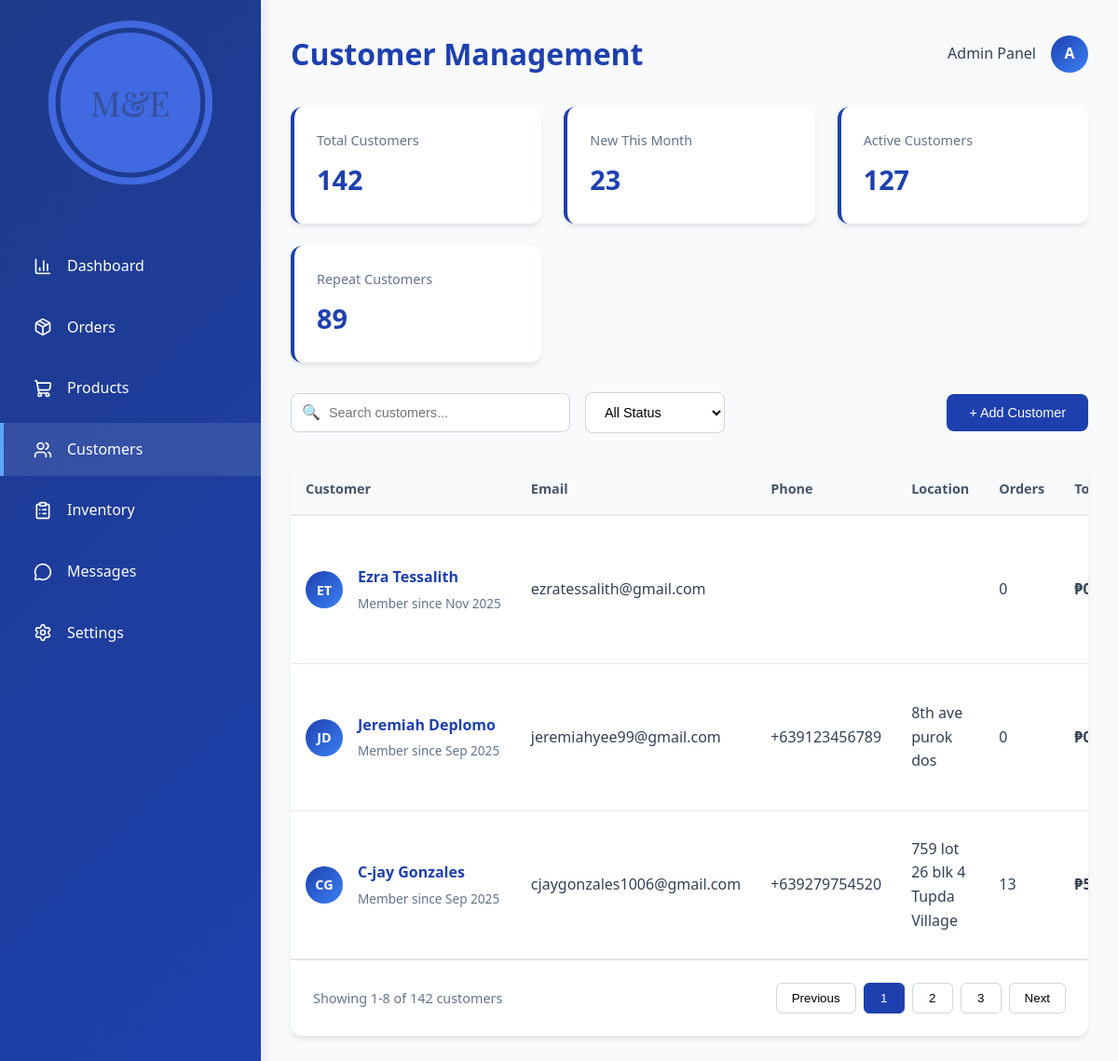
The app's page /test-files/index.php with its own data.
### tables this page shows
CREATE TABLE `users` (
  `user_id` int(11) NOT NULL,
  `username` varchar(50) DEFAULT NULL,
  `email` varchar(100) NOT NULL,
  `password` varchar(255) DEFAULT NULL,
  `first_name` varchar(50) NOT NULL,
  `middle_name` varchar(50) NOT NULL,
  `last_name` varchar(50) NOT NULL,
  `gender` varchar(20) NOT NULL DEFAULT 'Prefer not to say',
  `date_of_birth` date DEFAULT NULL,
  `is_verified` tinyint(1) NOT NULL DEFAULT 0,
  `contact_number` varchar(15) NOT NULL,
  `address` text NOT NULL,
  `created_at` datetime NOT NULL DEFAULT current_timestamp(),
  `updated_at` timestamp NOT NULL DEFAULT current_timestamp() ON UPDATE current_timestamp(),
  `isActive` tinyint(1) NOT NULL,
  `verification_token` varchar(64) NOT NULL,
  `token_created_at` datetime NOT NULL DEFAULT current_timestamp(),
  `profile_image` varchar(255) DEFAULT NULL,
  `province_id` int(11) DEFAULT NULL,
  `city_id` int(11) DEFAULT NULL,
  `barangay_id` int(11) DEFAULT NULL,
  `reset_token` varchar(64) DEFAULT NULL,
  `forgot_token_expires` datetime DEFAULT NULL
);

### test-files/index.php (the view, shortened to what this page needs)
<?php
$pdo = connect();
$sql = "
  SELECT u.user_id, u.first_name, u.last_name, u.email, u.contact_number, u.address, u.created_at,
         COUNT(o.order_id) AS total_orders,
         COALESCE(SUM(o.final_amount), 0) AS total_spent
  FROM users u
  LEFT JOIN orders o ON u.user_id = o.user_id
  GROUP BY u.user_id
  ORDER BY u.created_at DESC
  LIMIT 20
";
$stmt = $pdo->query($sql);
$customers = $stmt->fetchAll(PDO::FETCH_ASSOC);
?>
<!DOCTYPE html>
<html lang="en">
<head>
</head>
<body>
    <div class="dashboard">
        <nav class="sidebar">
            <div class="logo">
                <img src="../assets/images/logo/ME logo.png" alt="">
            </div>
            <ul class="nav-menu">
                <li class="nav-item">
                    <a href="../index.php" class="nav-link">
                        <i data-lucide="bar-chart-3"></i> Dashboard
                    </a>
                </li>
                <li class="nav-item">
                    <a href="../orders/index.php" class="nav-link">
                        <i data-lucide="package"></i> Orders
                    </a>
                </li>
                <li class="nav-item">
                    <a href="../products/index.php" class="nav-link">
                        <i data-lucide="shopping-cart"></i> Products
                    </a>
                </li>
                <li class="nav-item">
                    <a href="index.php" class="nav-link active">
                        <i data-lucide="users"></i> Customers
                    </a>
                </li>
                <li class="nav-item">
                    <a href="../inventory/index.php" class="nav-link">
                        <i data-lucide="clipboard-list"></i> Inventory
                    </a>
                </li>
                <li class="nav-item">
                    <a href="../requests/index.php" class="nav-link">
                        <i data-lucide="message-circle"></i> Messages
                    </a>
                </li>
                <li class="nav-item">
                    <a href="../settings/index.php" class="nav-link">
                        <i data-lucide="settings"></i> Settings
                    </a>
                </li>
            </ul>
        </nav>
        <main class="main-content">
            <div class="header">
                <h2>Customer Management</h2>
                <div class="user-info">
                    <span>Admin Panel</span>
                    <div class="avatar">A</div>
                </div>
            </div>
            <div class="stats-grid">
                <div class="stat-card">
                    <div class="stat-title">Total Customers</div>
                    <div class="stat-value">142</div>
                </div>
                <div class="stat-card">
                    <div class="stat-title">New This Month</div>
                    <div class="stat-value">23</div>
                </div>
                <div class="stat-card">
                    <div class="stat-title">Active Customers</div>
                    <div class="stat-value">127</div>
                </div>
                <div class="stat-card">
                    <div class="stat-title">Repeat Customers</div>
                    <div class="stat-value">89</div>
                </div>
            </div>
            <div class="customer-controls">
                <div class="search-filter">
                    <div class="search-box">
                        <input type="text" placeholder="Search customers..." id="searchInput">
                    </div>
                    <select class="filter-select" id="statusFilter">
                        <option value="">All Status</option>
                    </select>
                </div>
                <button class="add-customer-btn" onclick="showAddCustomerModal()">+ Add Customer</button>
            </div>
            <div class="customers-section">
                <div class="table-container">
                    <table class="customers-table">
                        <thead>
                            <tr>
                                <th>Customer</th>
                                <th>Email</th>
                                <th>Phone</th>
                                <th>Location</th>
                                <th>Orders</th>
                                <th>Total Spent</th>
                            </tr>
                        </thead>
                        <tbody>
                  <?php foreach ($customers as $c): ?>
                    <tr>
                      <td>
                        <div class="customer-info">
                          <div class="customer-avatar">
                            <?= strtoupper(substr($c['first_name'],0,1) . substr($c['last_name'],0,1)) ?>
                          </div>
                          <div class="customer-details">
                            <h4><?= htmlspecialchars($c['first_name'] . " " . $c['last_name']) ?></h4>
                            <p>Member since <?= date("M Y", strtotime($c['created_at'])) ?></p>
                          </div>
                        </div>
                      </td>
                      <td><?= htmlspecialchars($c['email']) ?></td>
                      <td><?= htmlspecialchars($c['contact_number']) ?></td>
                      <td><?= htmlspecialchars($c['address']) ?></td>
                      <td><?= $c['total_orders'] ?></td>
                      <td><strong>₱<?= number_format($c['total_spent'], 2) ?></strong></td>
                    </tr>
                  <?php endforeach; ?>
                  </tbody>
                    </table>
                </div>
                <div class="pagination">
                    <div class="pagination-info">
                        Showing 1-8 of 142 customers
                    </div>
                    <div class="pagination-controls">
                        <button class="page-btn">Previous</button>
                        <button class="page-btn active">1</button>
                        <button class="page-btn">2</button>
                        <button class="page-btn">3</button>
                        <button class="page-btn">Next</button>
                    </div>
                </div>
            </div>
        </main>
    </div>
</body>
</html>

### records on screen
users: first_name+last_name "ET", first_name+last_name "Ezra Tessalith", created_at "Nov 2025", email "ezratessalith@gmail.com", total_orders "0"
users: first_name+last_name "JD", first_name+last_name "Jeremiah Deplomo", created_at "Sep 2025", email "jeremiahyee99@gmail.com", contact_number "+639123456789", address "8th ave purok dos", total_orders "0"
users: first_name+last_name "CG", first_name+last_name "C-jay Gonzales", created_at "Sep 2025", email "cjaygonzales1006@gmail.com", contact_number "+639279754520", address "759 lot 26 blk 4 Tupda Village", total_orders "13"
